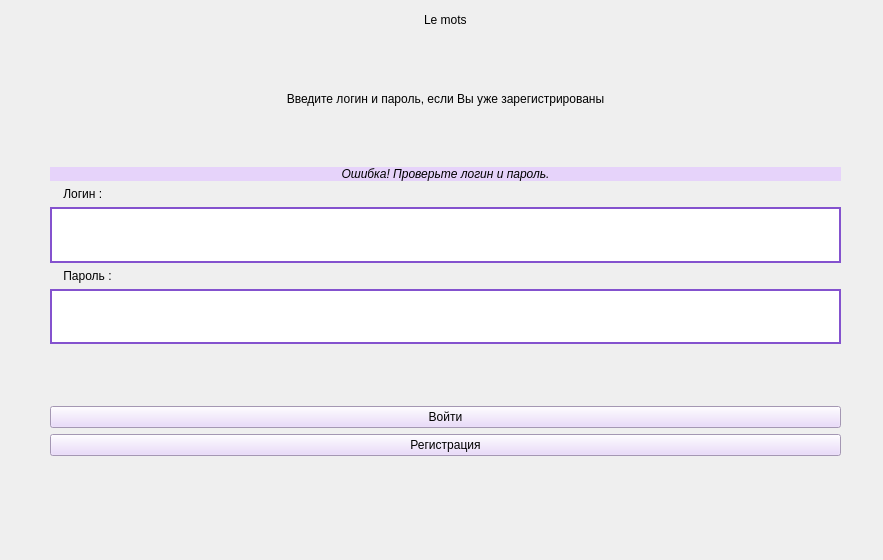
<?xml version="1.0" encoding="UTF-8"?>
<ui version="4.0">
 <class>LoginForm</class>
 <widget class="QWidget" name="LoginForm">
  <property name="geometry">
   <rect>
    <x>0</x>
    <y>0</y>
    <width>883</width>
    <height>560</height>
   </rect>
  </property>
  <property name="windowTitle">
   <string>Form</string>
  </property>
  <widget class="QWidget" name="layoutWidget_3">
   <property name="geometry">
    <rect>
     <x>50</x>
     <y>10</y>
     <width>791</width>
     <height>501</height>
    </rect>
   </property>
   <layout class="QVBoxLayout" name="verticalLayout_3">
    <item>
     <layout class="QHBoxLayout" name="horizontalLayout_2">
      <item>
       <spacer name="horizontalSpacer_7">
        <property name="orientation">
         <enum>Qt::Horizontal</enum>
        </property>
        <property name="sizeHint" stdset="0">
         <size>
          <width>40</width>
          <height>20</height>
         </size>
        </property>
       </spacer>
      </item>
      <item>
       <widget class="QLabel" name="head_label_2">
        <property name="styleSheet">
         <string notr="true">font: italic 22pt &quot;Sans Serif&quot;;</string>
        </property>
        <property name="text">
         <string>Le mots</string>
        </property>
       </widget>
      </item>
      <item>
       <spacer name="horizontalSpacer_8">
        <property name="orientation">
         <enum>Qt::Horizontal</enum>
        </property>
        <property name="sizeHint" stdset="0">
         <size>
          <width>40</width>
          <height>20</height>
         </size>
        </property>
       </spacer>
      </item>
     </layout>
    </item>
    <item>
     <spacer name="verticalSpacer_4">
      <property name="orientation">
       <enum>Qt::Vertical</enum>
      </property>
      <property name="sizeHint" stdset="0">
       <size>
        <width>20</width>
        <height>40</height>
       </size>
      </property>
     </spacer>
    </item>
    <item>
     <widget class="QLabel" name="label">
      <property name="styleSheet">
       <string notr="true">font:  18pt &quot;Sans Serif&quot;;</string>
      </property>
      <property name="frameShape">
       <enum>QFrame::NoFrame</enum>
      </property>
      <property name="text">
       <string>Введите логин и пароль, если Вы уже зарегистрированы</string>
      </property>
      <property name="alignment">
       <set>Qt::AlignCenter</set>
      </property>
     </widget>
    </item>
    <item>
     <spacer name="verticalSpacer_3">
      <property name="orientation">
       <enum>Qt::Vertical</enum>
      </property>
      <property name="sizeHint" stdset="0">
       <size>
        <width>20</width>
        <height>40</height>
       </size>
      </property>
     </spacer>
    </item>
    <item>
     <widget class="QLabel" name="errLabel">
      <property name="styleSheet">
       <string notr="true">font:  16pt &quot;Sans Serif&quot;;
background-color: rgb(230, 211, 250);</string>
      </property>
      <property name="text">
       <string>&lt;html&gt;&lt;head/&gt;&lt;body&gt;&lt;p align=&quot;center&quot;&gt;&lt;span style=&quot; font-style:italic;&quot;&gt;Ошибка! Проверьте логин и пароль.&lt;/span&gt;&lt;/p&gt;&lt;/body&gt;&lt;/html&gt;</string>
      </property>
     </widget>
    </item>
    <item>
     <widget class="QLabel" name="label_10">
      <property name="styleSheet">
       <string notr="true">font:  italic 16pt &quot;Sans Serif&quot;;</string>
      </property>
      <property name="text">
       <string>    Логин :</string>
      </property>
     </widget>
    </item>
    <item>
     <widget class="QLineEdit" name="logEdit">
      <property name="sizePolicy">
       <sizepolicy hsizetype="Expanding" vsizetype="MinimumExpanding">
        <horstretch>0</horstretch>
        <verstretch>0</verstretch>
       </sizepolicy>
      </property>
      <property name="minimumSize">
       <size>
        <width>789</width>
        <height>23</height>
       </size>
      </property>
      <property name="font">
       <font>
        <pointsize>14</pointsize>
       </font>
      </property>
      <property name="styleSheet">
       <string notr="true">border :  2px solid rgb(132, 82, 206);</string>
      </property>
     </widget>
    </item>
    <item>
     <widget class="QLabel" name="label_11">
      <property name="styleSheet">
       <string notr="true">font:  italic 16pt &quot;Sans Serif&quot;;</string>
      </property>
      <property name="text">
       <string>    Пароль :</string>
      </property>
     </widget>
    </item>
    <item>
     <widget class="QLineEdit" name="pasEdit">
      <property name="sizePolicy">
       <sizepolicy hsizetype="Expanding" vsizetype="MinimumExpanding">
        <horstretch>0</horstretch>
        <verstretch>0</verstretch>
       </sizepolicy>
      </property>
      <property name="font">
       <font>
        <pointsize>14</pointsize>
       </font>
      </property>
      <property name="styleSheet">
       <string notr="true">border :  2px solid rgb(132, 82, 206);</string>
      </property>
     </widget>
    </item>
    <item>
     <spacer name="verticalSpacer">
      <property name="orientation">
       <enum>Qt::Vertical</enum>
      </property>
      <property name="sizeHint" stdset="0">
       <size>
        <width>20</width>
        <height>40</height>
       </size>
      </property>
     </spacer>
    </item>
    <item>
     <widget class="QPushButton" name="logButton">
      <property name="styleSheet">
       <string notr="true">font: italic 18pt &quot;Sans Serif&quot;;
background-color: rgb(230, 211, 250);</string>
      </property>
      <property name="text">
       <string>Войти</string>
      </property>
     </widget>
    </item>
    <item>
     <widget class="QPushButton" name="regButton">
      <property name="styleSheet">
       <string notr="true">font: italic 18pt &quot;Sans Serif&quot;;
background-color: rgb(230, 211, 250);</string>
      </property>
      <property name="text">
       <string>Регистрация</string>
      </property>
     </widget>
    </item>
    <item>
     <spacer name="verticalSpacer_2">
      <property name="orientation">
       <enum>Qt::Vertical</enum>
      </property>
      <property name="sizeHint" stdset="0">
       <size>
        <width>20</width>
        <height>40</height>
       </size>
      </property>
     </spacer>
    </item>
   </layout>
  </widget>
 </widget>
 <resources/>
 <connections/>
</ui>
